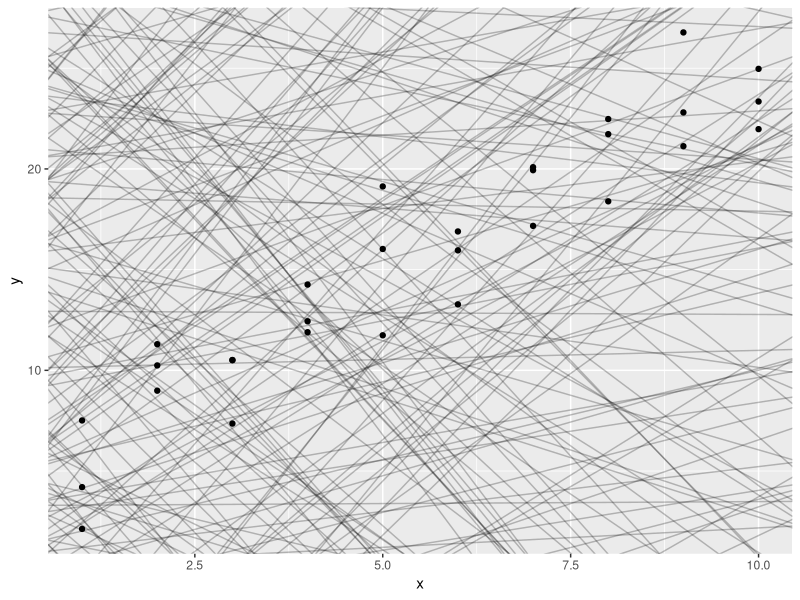
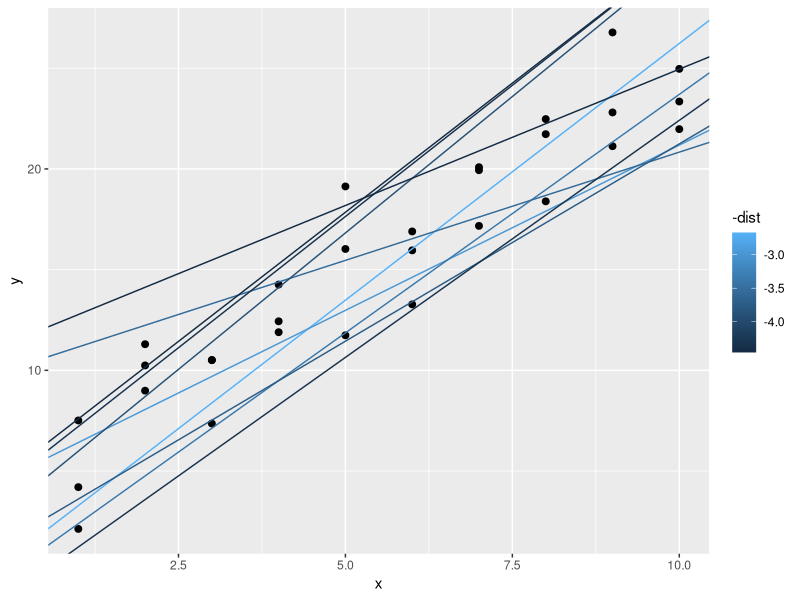
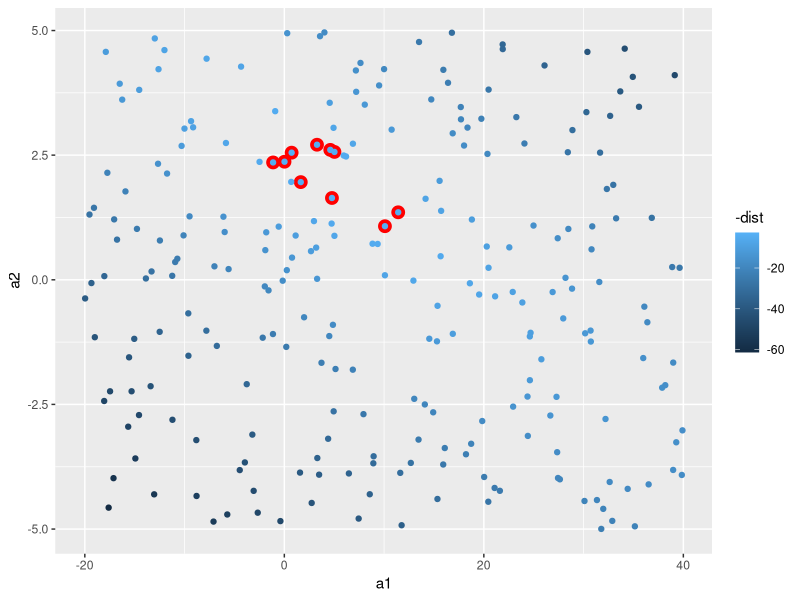

These charts were generated, in order, by the following R code:
## ---- chunk 1
library(tidyverse)
library(modelr)
## ---- chunk 2
models <- tibble(
  a1 = runif(250, -20, 40),
  a2 = runif(250, -5, 5)
)

ggplot(sim1) + 
  geom_point(aes(x, y)) + 
  geom_abline(data = models, aes(intercept = a1, slope = a2), alpha = 1/4)
## ---- chunk 3
# this function outputs a series of y-values when given a vector containing y-ints and slopes, and a dataset
model1 <- function(a, data) {
  a[1] + a[2] * data$x
}
## ---- chunk 4
measure_distance <- function(mod, data) {
  diff <- data$y - model1(mod, data) # diff = actual_y - predicted_y
  sqrt(mean(diff ^ 2))
}
## ---- chunk 5
sim1_dist <- function(a1, a2) {
  measure_distance(c(a1, a2), sim1)
}

models <- models %>%
  mutate(dist = purrr::map2_dbl(a1, a2, sim1_dist)) %>%
  arrange(dist)

models
## ---- chunk 6
ggplot(sim1, aes(x, y)) + 
  geom_point(size = 2) + 
  geom_abline(aes(intercept = a1, slope = a2, color = -dist), data = filter(models, rank(dist) <= 10))
## ---- chunk 7
ggplot(models, aes(a1, a2)) + 
  geom_point(data = filter(models, rank(dist) <= 10), size = 4, color = "red") + 
  geom_point(aes(color = -dist))
